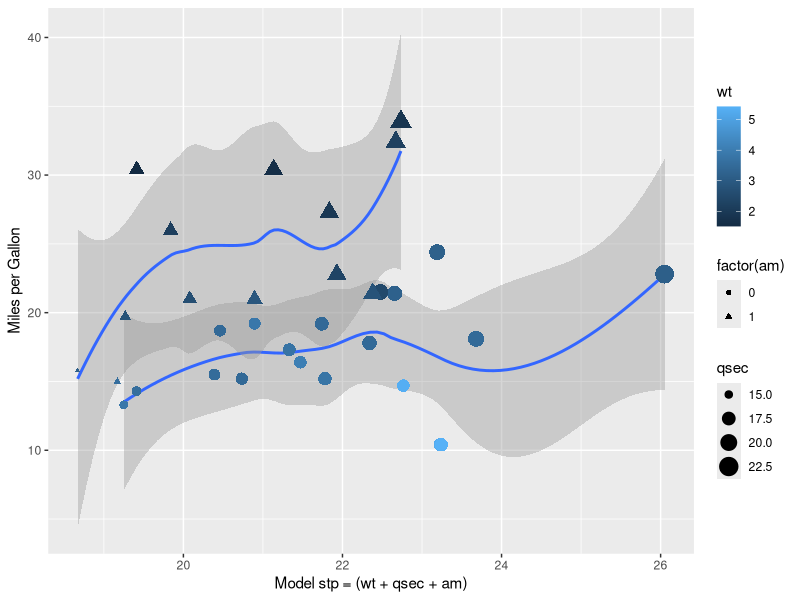

Reproduce this figure in R. (Note: this script raises an error after producing the figure.)
## ---- chunk 1
setwd("~/Desktop/Coursera_R/7_Regression Models/RM_proj_MPG_MotorTrendData");sessionInfo();installed.packages();date()
## ---- chunk 2
rm(list=ls());library(car);library(dplyr);library(MASS);data("mtcars");any(is.na(mtcars))
## ---- chunk 3
library(stats);library(MASS);library(ggplot2)
fstp <- lm(mpg ~ ., data = mtcars)
stp <- step(fstp, trace = FALSE)
coef(summary(stp))
summary(stp)$r.squared
x <- (mtcars$wt + mtcars$qsec + mtcars$am)
par(mfrow = c(1, 1), mar = c(4,4,4,2))
g <- ggplot(mtcars, aes(x = x, y = mpg),)
g <- g + xlab("Model stp = (wt + qsec + am)")
g <- g + ylab("Miles per Gallon")
g <- g + geom_smooth(aes(method = "lm", shape = factor(am)))
g <- g + geom_point(aes(shape = factor(am), size=qsec, colour=wt))
g
## ---- chunk 4
t.test(mpg ~ factor(am), paired = FALSE, var.equal=FALSE, data = mtcars)
## ---- chunk 5
data("mtcars")
levels(mtcars$wt) <- 2
fw <- lm(mpg ~ wt, data = mtcars)
new.weights <- c(1.750, 2.125, 2.750, 3.475, 4.125, 4.700)
predict(fw, newdata = data.frame(wt = new.weights))
## ---- chunk 6
par(mfrow = c(2,2), mar = c(3,3,2,2)) # set margin
##      Histograms:
data("mtcars")
pairs(mtcars, main = "mtcars data")
coplot(mpg ~ wt + qsec | as.factor(am), data = mtcars,
       panel = panel.smooth, rows = 1)
mtcars$vs <- factor(mtcars$vs, labels = c("V-block", "S-block")); mtcars$am <- factor(mtcars$am, labels = c("Auto", "Manual")); mtcars$gear <- factor(mtcars$gear); mtcars$carb <- factor(mtcars$carb)
hist(mtcars$mpg[mtcars$am=="Auto"], breaks=10, xlab = "Miles-Per-gallon", ylab = "Frequency", main = "Automatic Transmission", col = "yellow", xlim = range(5:40))
abline(v=mean(mtcars$mpg[mtcars$am=="Auto"]), col="red", lwd = 4)
hist(mtcars$mpg[mtcars$am=="Manual"], breaks=10, xlab = "Miles-Per-gallon", ylab = "Frequency", main = "Manual Transmission", col="lightblue", xlim = range(5:40))
abline(v=mean(mtcars$mpg[mtcars$am=="Manual"]), col="blue", lwd = 4)
##      Box Plot:
mtcars$vs <- factor(mtcars$vs, labels = c("V-block", "S-block")); mtcars$am <- factor(mtcars$am, labels = c("Auto", "Manual")); mtcars$gear <- factor(mtcars$gear); mtcars$carb <- factor(mtcars$carb)
boxplot(mpg ~ am, data = mtcars, col = (c("yellow","lightblue")), ylab = "Miles-Per-Gallon", xlab = "Transmission", main =  "Automatic vs Manual Transmission, Miles Per Gallon Ratings")
